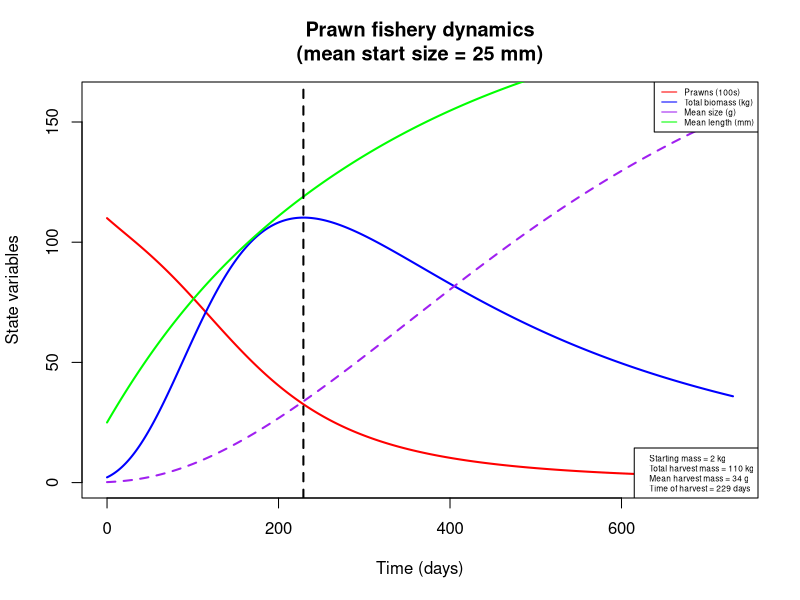
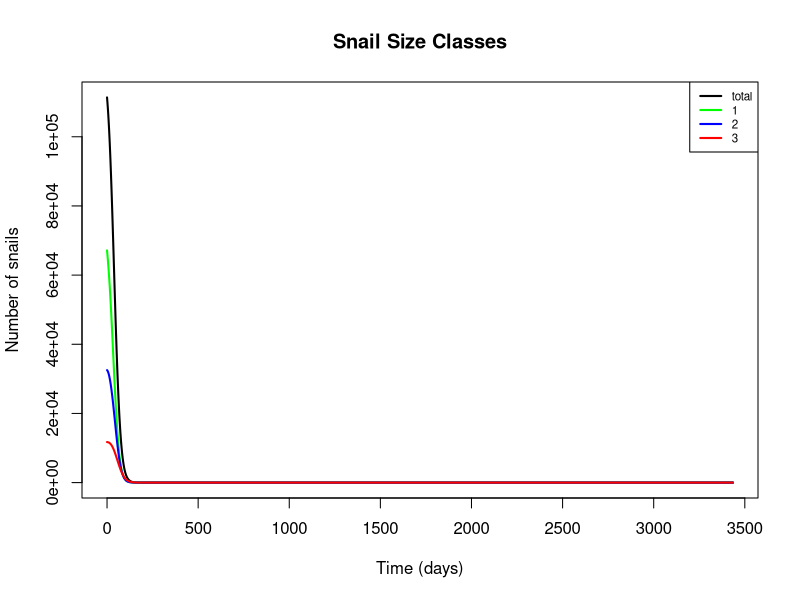
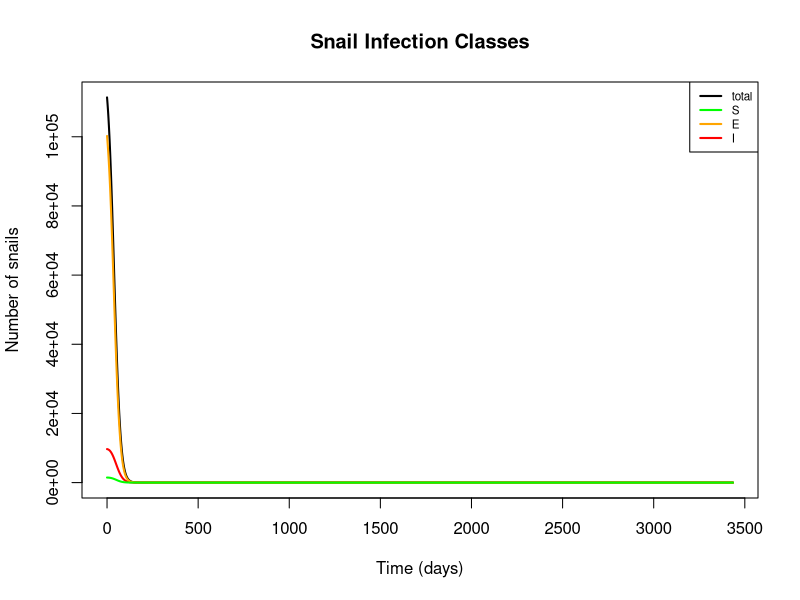
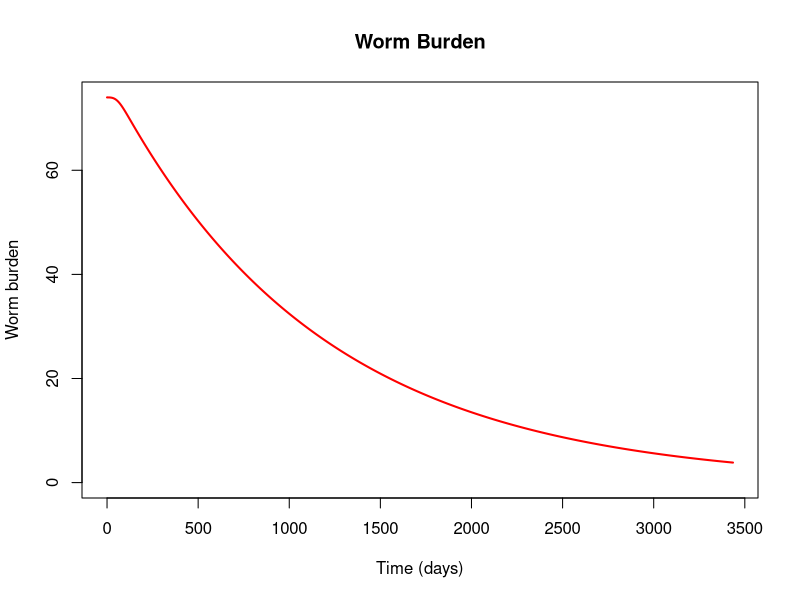
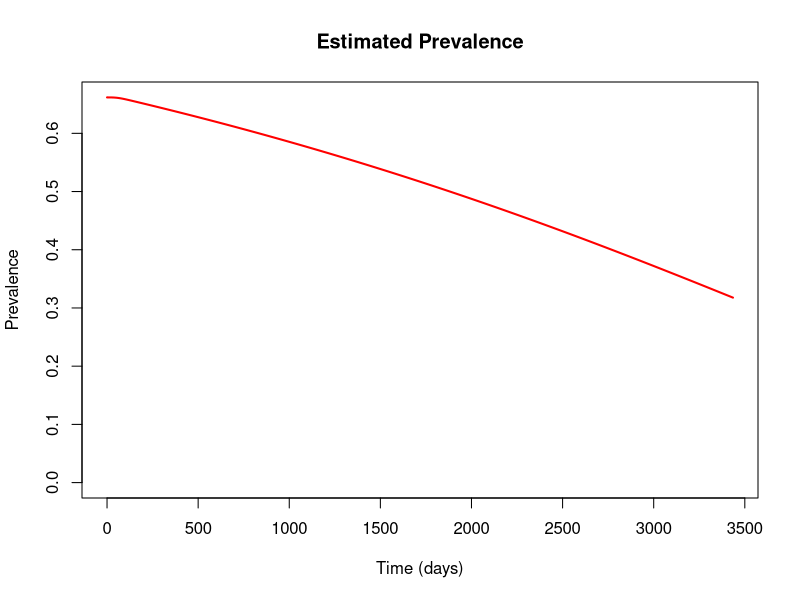
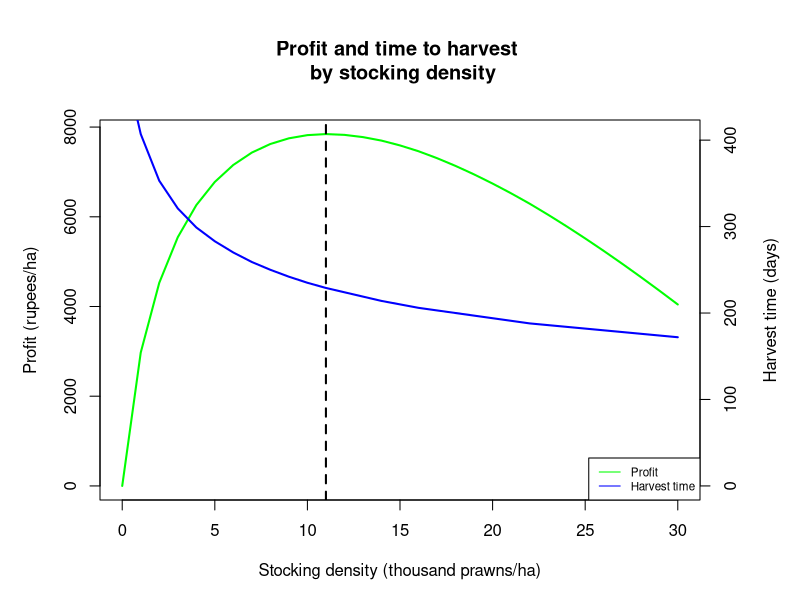
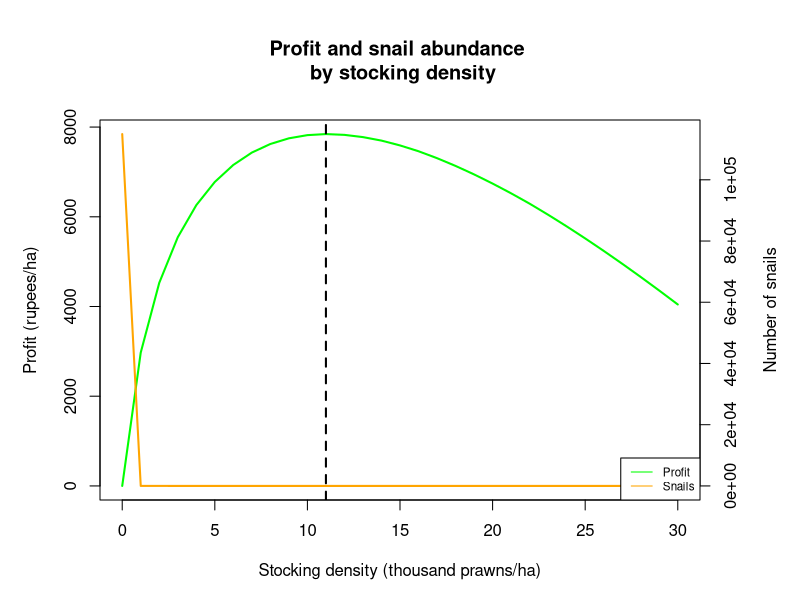
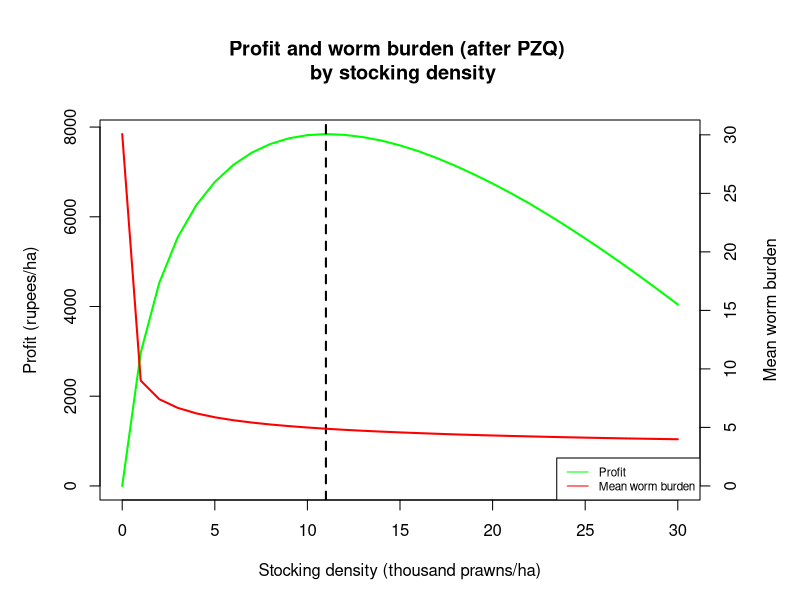

Reproduce these figures in R, in order.
#### Full snail-prawn model including epidemiological, predation, and aquaculture components

## To-do list:
  # Add a pulse function for MDA (potentially with split populations)
  # Incorporate seasonality into model
  # Sensitivity analysis, particularly for prawn attack rate
  # Run simulations with Gates POC specifications

require(deSolve)

snail_prawn_model = function(t, n, parameters) { 
  with(as.list(parameters),{
    
    S1=n[1]
    S2=n[2]
    S3=n[3]
    E1=n[4]
    E2=n[5]
    E3=n[6]
    I2=n[7]
    I3=n[8]
    W=n[9]
    P=n[10]
    L=n[11]
    
    N1 = S1+E1     # Total snails of size class 1
    N2 = S2+E2+I2  # Total snails of size class 2
    N3 = S3+E3+I3  # Total snails of size class 3
    N = N1+N2+N3   # Total number of snails
    
    # Miracidial density per person as a function of mean worm burden (W) and miracidial shedding rate (m)
    M = m*0.5*W
    
    # Mean and total prawn biomass, converting from length (mm) to weight (g)
    Bm.p = (a.p*(L/10)^b.p)/10  
    Bm.t = P*Bm.p
    
    # Mean snail biomass in each size class, converting from length (cm) to weight (g)
    Bm.n1 = a.s*0.4^b.s  # 4mm size class
    Bm.n2 = a.s*0.8^b.s  # 8mm size class
    Bm.n3 = a.s*1.2^b.s  # 12mm size class
    
    # Prawn-to-snail mass ratios for each size class
    Bm.r1 = Bm.p / Bm.n1
    Bm.r2 = Bm.p / Bm.n2
    Bm.r3 = Bm.p / Bm.n3
    
    # Attack rates for each size class as a function of biomass ratio
    alpha1 = ar*Bm.r1
    alpha2 = ar*Bm.r2
    alpha3 = ar*Bm.r3
    
    # Adjusted attack rates, accounting for area of interest and limiting factors in the wild
    alpha_star1 = alpha1*s/A
    alpha_star2 = alpha2*s/A
    alpha_star3 = alpha3*s/A
    
    # Handling times for each size class as a function of biomass ratio
    handle1 = 1/(th*Bm.r1)
    handle2 = 1/(th*Bm.r2)
    handle3 = 1/(th*Bm.r3)
    
    # Functional responses for each size class
    psi1 = (P*alpha_star1) / (1+sum(alpha_star1*handle1*N1, alpha_star2*handle2*N2, alpha_star3*handle3*N3))
    psi2 = (P*alpha_star2) / (1+sum(alpha_star1*handle1*N1, alpha_star2*handle2*N2, alpha_star3*handle3*N3))
    psi3 = (P*alpha_star3) / (1+sum(alpha_star1*handle1*N1, alpha_star2*handle2*N2, alpha_star3*handle3*N3))
    
    ## Model equations:
    
    # Susceptible snails, class 1
    dS1dt = f*(1-N/(Kn*A))*(S2+S3+z*(E2+E3)) - muN1*S1 - psi1*S1 - g1*S1 - beta*M*H*S1
    
    # Susceptible snails, class 2
    dS2dt = g1*S1 - muN2*S2 - psi2*S2 - g2*S2 - beta*M*H*S2
    
    # Susceptible snails, class 3
    dS3dt = g2*S2 - muN3*S3 - psi3*S3 - beta*M*H*S3
    
    # Exposed (prepatent) snails, class 1
    dE1dt = beta*M*H*S1 - muN1*E1 - psi1*E1 - g1*E1 - sigma*X*E1
    
    # Exposed (prepatent) snails, class 2
    dE2dt = beta*M*H*S2 + g1*E1 - muN2*E2 - psi2*E2 - g2*E2 - sigma*E2
    
    # Exposed (prepatent) snails, class 3
    dE3dt = beta*M*H*S3 + g2*E2 - muN3*E3 - psi3*E3 - sigma*E3
    
    # Infectious (shedding) snails, class 2
    dI2dt = sigma*X*E1 + sigma*(1-rho)*E2 - (muN2 + muI)*I2 - psi2*I2 - g2*I2
    
    # Infectious (shedding) snails, class 3
    dI3dt = sigma*rho*E2 + sigma*E3 + g2*I2 - (muN3 + muI)*I3 - psi3*I3
    
    # Mean human worm burden
    dWdt = lambda*I2/A + theta*lambda*I3/A - (muW + muH)*W
    
    # Prawn abundance
    dPdt = -P*(muP*L^d + Bm.t/phi)
    
    # Mean prawn length (mm)
    dLdt = k/(1+gam*Bm.t)*(linf - L)
    
    
    return(list(c(dS1dt, dS2dt, dS3dt, dE1dt, dE2dt, dE3dt, dI2dt, dI3dt, dWdt, dPdt, dLdt)))
  }) 
} 


## Set initial values and parameters
area = 10000
nstart = c(S1 = 0.144*area, S2 = 0.002*area, S3 = 0, E1 = 6.57*area, E2 = 2.61*area, E3 = 0.843*area, 
           I2 = 0.640*area, I3 = 0.329*area, W = 74, P = 11000*area/10000, L = 25)
time = seq(0, 365*2, 1)

parameters=c(
  # Location parameters
  A = area,          # Area of site of interest, m^2
  H = 1000,          # Human population at site of interest
  
  # Snail reproductive parameters
  f = 0.26,          # Birth rate of adult snails (snails/reproductive snail/day, including survival to detection - more like a recruitment rate); 
                     #   adjusted from Sokolow et al. 2015 to account for the fact that class 1 snails are assumed to be juveniles and therefore don't reproduce
  Kn = 50,           # Carrying capacity of snails (snails/m^2), from Sokolow et al. 2015
  z = 0.5,           # Fraction of prepatent snails that can reproduce, from Sokolow et al. 2015
  
  # Snail growth parameters
  a.s = 0.187178454, # Allometric parameter for snail length-weight relationship, fitted to Sanna's data on B. glabrata
  b.s = 2.536764792, # Allometric parameter for snail length-weight relationship, fitted to Sanna's data on B. glabrata
  g1 = 1/37,         # Growth rate of small snails (size class transition rate, in terms of days to grow 4mm; adapted from McCreesh et al. 2014, assuming water temp. of 25 C)
  g2 = 1/62,         # Growth rate of medium snails (size class transition rate, in terms of days to grow 4mm; adapted from McCreesh et al. 2014, assuming water temp. of 25 C)
  
  # Snail mortality parameters
  muN1 = 1/40,       # Natural mortality rate of small snails (deaths/snail/day; assume mean lifespan = 50 days)
  muN2 = 1/50,       # Natural mortality rate of medium snails (deaths/snail/day; assume mean lifespan = 50 days)
  muN3 = 1/60,       # Natural mortality rate of large snails (deaths/snail/day; assume mean lifespan = 50 days)
  muI = 1/10,        # Additional mortality rate of shedding snails as a result of infection, from Sokolow et al. 2015
  
  # Prawn growth parameters
  a.p = 0.096868,    # Allometric parameter for prawn length-weight relationship, from Lalrinsanga et al. 2012 (M. rosenbergii, growout phase)
  b.p = 3.2944,      # Allometric parameter for prawn length-weight relationship, from Lalrinsanga et al. 2012 (M. rosenbergii, growout phase)
  k = 0.00339726,    # Growth coefficient, from Nwosu & Wolfi 2006 (M. vollenhovenii); alternate value for M. rosenbergii, from Sampaio & Wagner 1996: 0.0104333333
  linf = 206,        # Max length (mm), from Nwosu & Wolfi 2006 (M. vollenhovenii)
  gam = 1e-6,        # Density-dependent growth parameter (based on biomass per hectare); not yet fit
  
  # Prawn mortality parameters
  muP = 0.006136986, # Natural prawn mortality rate, from Nwosu & Wolfi 2006 (M. vollenhovenii)
  d = -0.25,         # Exponential parameter relating size with mortality; no source
  phi = 2e7,         # Density-dependent mortality parameter (based on biomass per hectare); not yet fit
  
  # Predation parameters
  ar = 0.037192,     # Coefficient for relationship between biomass ratio and attack rate, fitted to data from Sokolow et al. 2014
  th = 0.40450,      # Coefficient for relationship between biomass ratio and handling time, fitted to data from Sokolow et al. 2014
  s = 1/50,          # Scale factor limiting prawn attack rate in the wild (vs. lab conditions);
                     #   decreased from 1/10 to 1/50 in size class model to match expected elimination threshold
  
  # Infection parameters
  beta = 8e-5,       # Human-to-snail infection probability in reference area (infected snails/miracidia/snail/day); adjusted from Sokolow et al. 2015 (original value: 4e-6)
  m = 0.8,           # Miracidial shedding rate per adult female worm divided by miracidial mortality; from Sokolow et al. 2015
  sigma = 1/30,      # Latent period for exposed snails (infectious snails/exposed snail/day); adjusted from Sokolow et al. 2015 (original value: 1/50)
  X = 0,             # Fraction of exposed small snails that convert directly to medium shedding (ignored for now)
  rho = 0,           # Fraction of exposed medium snails that convert directly to large shedding (ignored for now)
  lambda = 0.05,     # Snail-to-human infection probability scaled to 1 m^2 (composite including cercarial shedding, mortality, infection, survival to patency); 
                     #   adjusted from Sokolow et al. 2015 (original value: 0.1)
  theta = 2,         # Scale factor describing increase in cercarial shedding rate in larger snails; from Chu & Dawood 1970 (estimated to be between 2 and 10)
  
  # Schisto mortality parameters
  muW = 1/(3.3*365), # Natural mortality rate of adult worms in humans, assuming average lifespan of 3.3 years, from Sokolow et al. 2015
  muH = 1/(60*365)   # Natural mortality of humans (contributing to worm mortality), assuming average lifespan of 60 years, from Sokolow et al. 2015
)



## Run model and assess outcomes over one or more aquaculture cycles

# Start with single run to calculate the time to optimal harvest and other fisheries statistics
output = as.data.frame(ode(nstart, time, snail_prawn_model, parameters))
output$B = ((parameters['a.p']*(output$L/10)^parameters['b.p'])/10)       # Mean prawn biomass, transformed from length using allometric equation
output$Bt = output$B*output$P                                             # Total prawn biomass

start.mass.kg = output$Bt[output$time == 0]/1000                          # Total prawn biomass at beginning of cycle, in kg
harvest.mass.kg = max(output$Bt)/1000                                     # Total prawn biomass at end of cycle, in kg
harvest.size = output$B[output$Bt == max(output$Bt)]                      # Average prawn biomass at harvest, in g
harvest.time = output$time[output$Bt == max(output$Bt)]                   # Time to optimal harvest, in days

# Plot prawn aquaculture dynamics
plot(x = output$time, y = output$P/100, col = 'red', xlab = 'Time (days)', ylab = 'State variables', 
     type = 'l', lwd=2, xlim = c(0, max(output$time)), ylim = c(0, max(output$Bt/1000)+50),
     main = paste('Prawn fishery dynamics\n', '(mean start size = ', as.numeric(nstart[11]), ' mm)', sep = ''))
lines(x = output$time, y = output$Bt/1000, col = 'blue', lwd=2)
lines(x = output$time, y = output$B, col = 'purple', lwd=2, lty=2)
lines(x = output$time, y = output$L, col = 'green', lwd=2)
abline(v = harvest.time, lty = 2, lwd = 2)
legend('topright', legend = c('Prawns (100s)', 'Total biomass (kg)', 'Mean size (g)', 'Mean length (mm)'), 
       lty = 1, col = c('red', 'blue', 'purple', 'green'), cex = 0.5)
legend('bottomright', legend = c(paste('Starting mass =', round(start.mass.kg), 'kg', sep = ' '),
                                 paste('Total harvest mass =', round(harvest.mass.kg), 'kg', sep = ' '), 
                                 paste('Mean harvest mass =', round(harvest.size), 'g', sep = ' '), 
                                 paste('Time of harvest =', round(harvest.time), 'days', sep = ' ')), cex=0.5)

# Run model for the desired number of cycles
ncycles = 15
nstart.lt = nstart
time.lt = seq(0, harvest.time*ncycles, 1)
stocking = data.frame(var = rep(c('P', 'L'), ncycles),
                      time = rep(seq(harvest.time, harvest.time*ncycles, harvest.time), each = 2),
                      value = rep(c(nstart['P'], nstart['L']), ncycles),
                      method = rep('rep', ncycles*2))
output.lt = as.data.frame(ode(nstart.lt, time.lt, snail_prawn_model, parameters,
                              events = list(data = stocking)))

output.lt$S.t = output.lt$S1 + output.lt$S2 + output.lt$S3                      # Total susceptible snails
output.lt$E.t = output.lt$E1 + output.lt$E2 + output.lt$E3                      # Total exposed snails 
output.lt$I.t = output.lt$I2 + output.lt$I3                                     # Total infected snails
output.lt$N1.t = output.lt$S1 + output.lt$E1                                    # Total snails of size class 1
output.lt$N2.t = output.lt$S2 + output.lt$E2 + output.lt$I2                     # Total snails of size class 2
output.lt$N3.t = output.lt$S3 + output.lt$E3 + output.lt$I3                     # Total snails of size class 3
output.lt$N.t = output.lt$S.t + output.lt$E.t + output.lt$I.t                   # Total snails
output.lt$prev = pnbinom(2, size = 0.25, mu = output.lt$W, lower.tail = FALSE)  # Estimated prevalence, using a negative binomial dist. with k = 0.25
output.lt$B = ((parameters['a.p']*(output.lt$L/10)^parameters['b.p'])/10)       # Mean prawn biomass, transformed from length using allometric equation
output.lt$Bt = output.lt$B*output.lt$P                                          # Total prawn biomass

# Plot snail dynamics by size class
plot(x = output.lt$time, y = output.lt$N.t, type = 'l', col = 'black', lwd=2, xlab = 'Time (days)', 
     ylab = 'Number of snails', ylim = c(0,max(output.lt$N.t)),
     main = 'Snail Size Classes')
lines(output.lt$time, output.lt$N1.t, col = 'green', lwd = 2)
lines(output.lt$time, output.lt$N2.t, col = 'blue', lwd = 2)
lines(output.lt$time, output.lt$N3.t, col = 'red', lwd = 2)
legend('topright', legend = c('total', '1', '2', '3'), lwd = 2, col = c('black', 'green', 'blue', 'red'), cex = 0.7)

# Plot snail dynamics by infection class
plot(x = output.lt$time, y = output.lt$N.t, type = 'l', col = 'black', lwd=2, xlab = 'Time (days)', 
     ylab = 'Number of snails', ylim = c(0,max(output.lt$N.t)), 
     main = 'Snail Infection Classes')
lines(output.lt$time, output.lt$I.t, col = 'red', lwd = 2)
lines(output.lt$time, output.lt$E.t, col = 'orange', lwd = 2)
lines(output.lt$time, output.lt$S.t, col = 'green', lwd = 2)
legend('topright', legend = c('total', 'S', 'E', 'I'), lwd = 2, col = c('black', 'green', 'orange', 'red'), cex = 0.7)

# Plot mean human worm burden and prevalence of infection
plot(x = output.lt$time, y = output.lt$W, type = 'l', col = 'red', lwd=2, xlab = 'Time (days)', 
     ylab = 'Worm burden', ylim = c(0,max (output.lt$W)),
     main = 'Worm Burden')
plot(x = output.lt$time, y = output.lt$prev, type = 'l', col = 'red', lwd=2, xlab = 'Time (days)', 
     ylab = 'Prevalence', ylim = c(0,max (output.lt$prev)),
     main = 'Estimated Prevalence')



## Assess single-cycle outcomes over multiple stocking densities
#  NOTE: set parameters and initial values first!

# Run the model over the desired range of stocking densities (in thousands of post-larvae);
# set initial MWB to 74 to match disease equilibrium, or 2 to mimic PZQ administration
x = c(0:30)
nstart.sd = nstart
nstart.sd['W'] = 2
time.sd = seq(0, 500, 1)
harvest = numeric(length(x))
harvest.t = numeric(length(x))
snails = numeric(length(x))
worms = numeric(length(x))
for (i in x) {
  nstart.sd['P'] = 1000*i
  output.sd = as.data.frame(ode(nstart.sd, time.sd, snail_prawn_model, parameters))
  output.sd$S.t = output.sd$S1 + output.sd$S2 + output.sd$S3
  output.sd$E.t = output.sd$E1 + output.sd$E2 + output.sd$E3
  output.sd$I.t = output.sd$I2 + output.sd$I3
  output.sd$Inf.t = output.sd$E.t + output.sd$I.t
  output.sd$N.t = output.sd$S.t + output.sd$E.t + output.sd$I.t
  output.sd$B = ((parameters['a.p']*(output.sd$L/10)^parameters['b.p'])/10)
  output.sd$Bt = output.sd$B*output.sd$P
  harvest[i+1] = max(output.sd$Bt)/1000
  ht.tmp = output.sd$time[output.sd$Bt == max(output.sd$Bt)]
  harvest.t[i+1] = ifelse(ht.tmp != 0, ht.tmp, max(output.sd$time))
  snails[i+1] = output.sd$N.t[output.sd$time == harvest.t[i+1]]
  worms[i+1] = output.sd$W[output.sd$time == harvest.t[i+1]]
}

# Price estimates for profit calculation from Tamil Nadu Agricultural University, http://agritech.tnau.ac.in/fishery/fish_freshwaterprawn.html
p = 140                                           # Weighted average market price of prawns, in rupees/kg 
c = 600                                           # Cost of post-larvae, in rupees/1000 PL
delta = -log(1-0.1)/365                           # Discount rate, equivalent to 10%/year
profit = p*harvest*exp(-delta*(harvest.t)) - c*x  # Profit function, in terms of revenue (discounted by time to harvest) minus stocking costs 

# Plot estimated profit and time to harvest over stocking density
# (after one aquaculture cycle)
par(mar = c(5,5,6,5))
plot(x, profit, col = 'green', xlab = 'Stocking density (thousand prawns/ha)', ylab = 'Profit (rupees/ha)',
     type = 'l', lwd = 2, main = 'Profit and time to harvest \n by stocking density')
abline(v = which.max(profit)-1, lty = 2, lwd = 2)
par(new = T)
plot(x, harvest.t, col = 'blue', axes = F, xlab = NA, ylab = NA, ylim = c(0, max(harvest.t[-1])), type = 'l', lwd = 2)
axis(side = 4)
mtext(side = 4, line = 3, 'Harvest time (days)')
legend('bottomright', legend = c('Profit', 'Harvest time'), lty = 1, col = c('green', 'blue'), cex = 0.7)

# Plot estimated profit and snail abundance over stocking density
# (after one aquaculture cycle)
par(mar = c(5,5,6,5))
plot(x, profit, col = 'green', xlab = 'Stocking density (thousand prawns/ha)', ylab = 'Profit (rupees/ha)',
     type = 'l', lwd = 2, main = 'Profit and snail abundance \n by stocking density')
abline(v = which.max(profit)-1, lty = 2, lwd = 2)
par(new = T)
plot(x, snails, col = 'orange', axes = F, xlab = NA, ylab = NA, ylim = c(0, max(snails)), type = 'l', lwd = 2)
axis(side = 4)
mtext(side = 4, line = 3, 'Number of snails')
legend('bottomright', legend = c('Profit', 'Snails'), lty = 1, col = c('green', 'orange'), cex = 0.7)

# Plot estimated profit and mean worm burden over stocking density
# (after one aquaculture cycle)
par(mar = c(5,5,6,5))
plot(x, profit, col = 'green', xlab = 'Stocking density (thousand prawns/ha)', ylab = 'Profit (rupees/ha)',
     type = 'l', lwd = 2, main = 'Profit and worm burden (after PZQ) \n by stocking density')
abline(v = which.max(profit)-1, lty = 2, lwd = 2)
par(new = T)
plot(x, worms, col = 'red', axes = F, xlab = NA, ylab = NA, ylim = c(0, max(worms)), type = 'l', lwd = 2)
axis(side = 4)
mtext(side = 4, line = 3, 'Mean worm burden')
legend('bottomright', legend = c('Profit', 'Mean worm burden'), lty = 1, col = c('green', 'red'), cex = 0.7)
